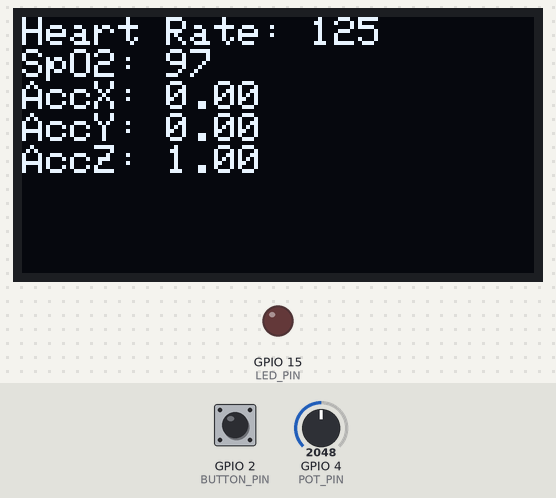
A program run on a simulated ESP32-S3. On the bench: 128×64 one-colour display, output pins drawn as LEDs (lit = HIGH). Inputs (shaded band) come from the test bench; at power-on: GPIO 2 (BUTTON_PIN) HIGH, GPIO 4 (POT_PIN) = 2048. WiFi joins after 1.5 s; servers stay silent unless stated; what the program prints to the serial monitor is not drawn.

Above: at 6.2 s.
6.3 s: GPIO 2 (BUTTON_PIN) pulled LOW for 0.15 s
At 6.49 s:
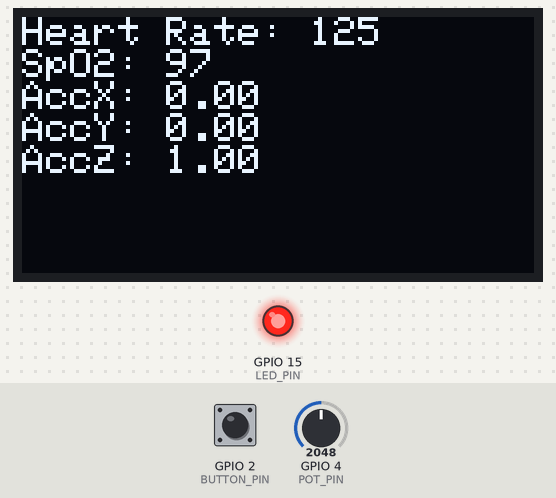
8.0 s: GPIO 4 (POT_PIN) set to 2866
At 9.2 s:
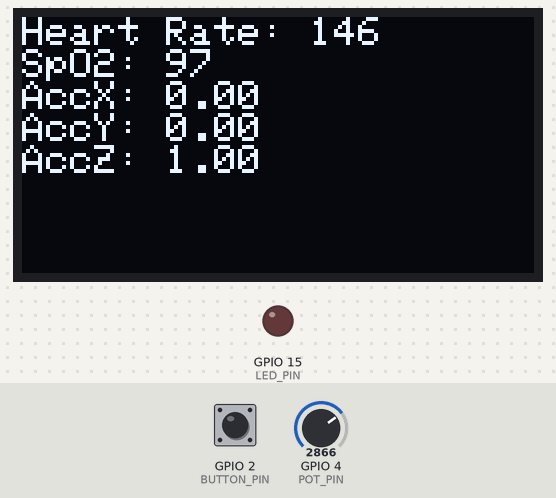
9.5 s: GPIO 4 (POT_PIN) set to 3603
At 10.5 s:
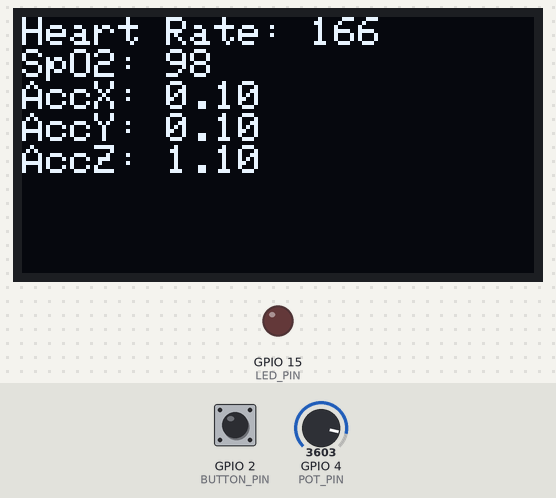
11.0 s: GPIO 2 (BUTTON_PIN) pulled LOW for 1 s
At 11.7 s:
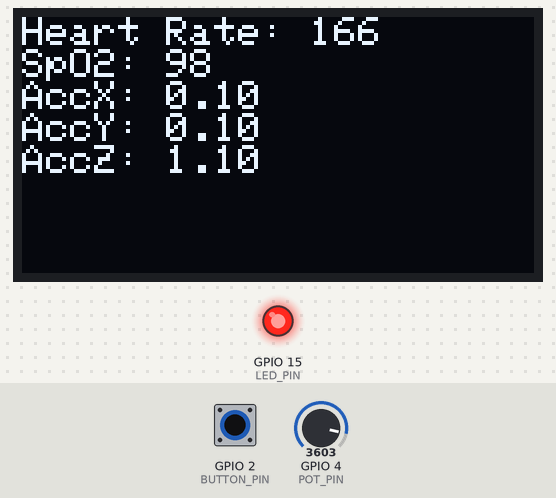
13.5 s: GPIO 2 (BUTTON_PIN) pulled LOW for 3.2 s
At 18.0 s:
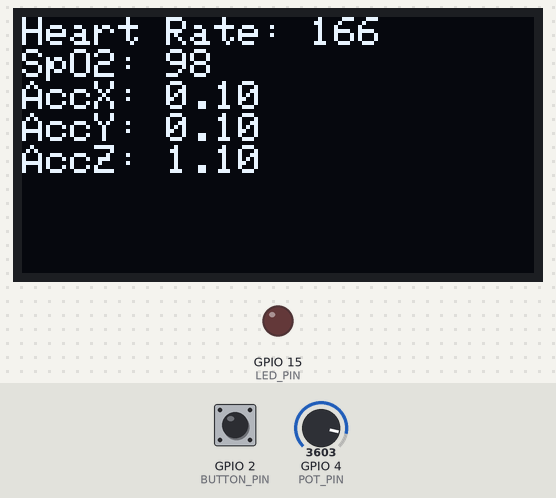
18.3 s: GPIO 4 (POT_PIN) set to 4095
At 19.8 s:
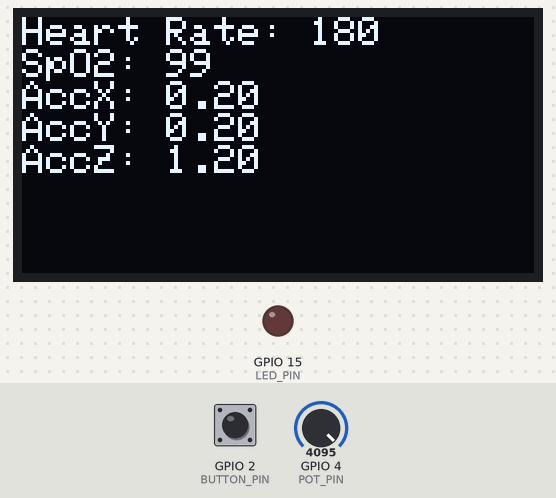
Timing chart, 0 to 21.0 s (numbered marks = the images above; inputs shaded):
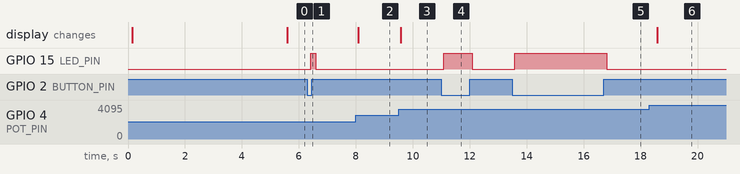

The program:

main.cpp
```cpp
#define BLYNK_TEMPLATE_ID "TMPL6jUKbNh-a"
#define BLYNK_TEMPLATE_NAME "Smart Health Wearable"
#define BLYNK_AUTH_TOKEN "WsqkJ9vi87CDjpUdI1L2rIVOQRAAqA6s"

#include <Arduino.h>
#include <WiFi.h>
#include <WiFiClient.h>
#include <BlynkSimpleEsp32.h>
#include <Wire.h>
#include <Adafruit_GFX.h>
#include <Adafruit_SSD1306.h>
#include <MPU6050_tockn.h>

// WiFi Wokwi
const char* ssid = "Wokwi-GUEST"; // SSID WiFi simulasi Wokwi
const char* pass = "";            // Password WiFi simulasi Wokwi

// OLED
#define SCREEN_WIDTH 128
#define SCREEN_HEIGHT 64
#define OLED_ADDR 0x3C
Adafruit_SSD1306 display(SCREEN_WIDTH, SCREEN_HEIGHT, &Wire, -1); // Objek OLED

// MPU6050
MPU6050 mpu(Wire);                // Objek sensor MPU6050
#define MPU6050_ADDR 0x68         // Alamat I2C MPU6050

// Pin
#define BUTTON_PIN 2              // Pin pushbutton
#define POT_PIN 4                 // Pin potensiometer (simulasi sensor)
#define LED_PIN 15                // Pin LED indikator

// Variabel debounce tombol
bool buttonState = HIGH;
bool lastButtonState = HIGH;
unsigned long lastDebounceTime = 0;
unsigned long debounceDelay = 50;

// Timer untuk Blynk
BlynkTimer timer;

// Fungsi membaca dan mengirim data sensor ke OLED & Blynk
void readHealthSensor() {
  // Simulasi heart rate dan SpO2 dari potensiometer
  int heartRate = map(analogRead(POT_PIN), 0, 4095, 70, 180); // HR simulasi
  int spo2 = map(analogRead(POT_PIN), 0, 4095, 95, 99);        // SpO2 simulasi

  // Simulasi akselerometer (juga dari potensiometer)
  double ax = map(analogRead(POT_PIN), 0, 4095, -2, 2) / 10.0;
  double ay = map(analogRead(POT_PIN), 0, 4095, -2, 2) / 10.0;
  double az = map(analogRead(POT_PIN), 0, 4095, 8, 12) / 10.0;

  // Kirim data ke Blynk (V1: HR, V2: SpO2, V3-V5: akselerometer)
  Blynk.virtualWrite(V1, heartRate);
  Blynk.virtualWrite(V2, spo2);
  Blynk.virtualWrite(V3, ax);
  Blynk.virtualWrite(V4, ay);
  Blynk.virtualWrite(V5, az);

  // Tampilkan data ke OLED
  display.clearDisplay();
  display.setTextSize(1);
  display.setTextColor(SSD1306_WHITE);
  display.setCursor(0, 0);
  display.print("Heart Rate: ");
  display.println(heartRate);
  display.print("SpO2: ");
  display.println(spo2);
  display.print("AccX: ");
  display.println(ax, 2);
  display.print("AccY: ");
  display.println(ay, 2);
  display.print("AccZ: ");
  display.println(az, 2);
  display.display();
}

// Fungsi untuk membaca status tombol, mengirim ke Blynk, dan mengontrol LED
void checkButton() {
  int reading = digitalRead(BUTTON_PIN); // Baca status tombol
  if (reading != lastButtonState) {
    lastDebounceTime = millis(); // Reset waktu debounce jika status berubah
  }
  if ((millis() - lastDebounceTime) > debounceDelay) {
    if (reading != buttonState) {
      buttonState = reading;
      // Kirim status tombol ke Blynk (V0)
      Blynk.virtualWrite(V0, buttonState == LOW ? 1 : 0);
      // Kontrol LED indikator: ON saat tombol ditekan, OFF saat dilepas
      digitalWrite(LED_PIN, buttonState == LOW ? HIGH : LOW);
      Serial.println(buttonState == LOW ? "Button Pressed" : "Button Released");
    }
  }
  lastButtonState = reading;
}

void setup() {
  Serial.begin(115200); // Mulai serial monitor

  // Inisialisasi I2C dengan SDA 21 dan SCL 19 (sesuai diagram.json)
  Wire.begin(21, 19, 100000);
  delay(100);

  pinMode(BUTTON_PIN, INPUT);  // Konfigurasi pin tombol (dengan resistor eksternal pull-down)
  pinMode(POT_PIN, INPUT);     // Konfigurasi pin potensiometer
  pinMode(LED_PIN, OUTPUT);    // Konfigurasi pin LED

  // Inisialisasi OLED
  if (!display.begin(SSD1306_SWITCHCAPVCC, OLED_ADDR)) {
    Serial.println("OLED not found");
    while (1); // Berhenti jika OLED gagal
  }
  display.clearDisplay();
  display.setTextSize(1);
  display.setTextColor(SSD1306_WHITE);
  display.setCursor(0, 0);
  display.println("Smartband ");
  display.println("Health Monitoring ");
  display.println("Ready");
  display.display();

  // Inisialisasi MPU6050 (tidak digunakan untuk simulasi, tapi tetap diinisialisasi)
  mpu.begin();
  delay(100);
  mpu.calcGyroOffsets(true);

  // Hubungkan ke Blynk Cloud
  Blynk.begin(BLYNK_AUTH_TOKEN, ssid, pass);

  // Timer: update sensor setiap 500ms, cek tombol setiap 50ms
  timer.setInterval(500L, readHealthSensor);
  timer.setInterval(50L, checkButton);
}

void loop() {
  Blynk.run();   // Jalankan Blynk
  timer.run();   // Jalankan timer
}
```

Measured:
- after the input at 6.3 s, GPIO 15 (LED_PIN): LOW → HIGH after 0.11 s, → LOW 0.18 s later
- after the input at 8.0 s, the display: changes after 0.09 s (image 2)
- after the input at 9.5 s, the display: changes after 0.09 s (image 3)
- after the input at 11.0 s, GPIO 15 (LED_PIN): LOW → HIGH after 0.09 s, → LOW 1.0 s later
- after the input at 13.5 s, GPIO 15 (LED_PIN): LOW → HIGH after 0.09 s, → LOW 3.2 s later
- after the input at 18.3 s, the display: changes after 0.29 s (image 6)
